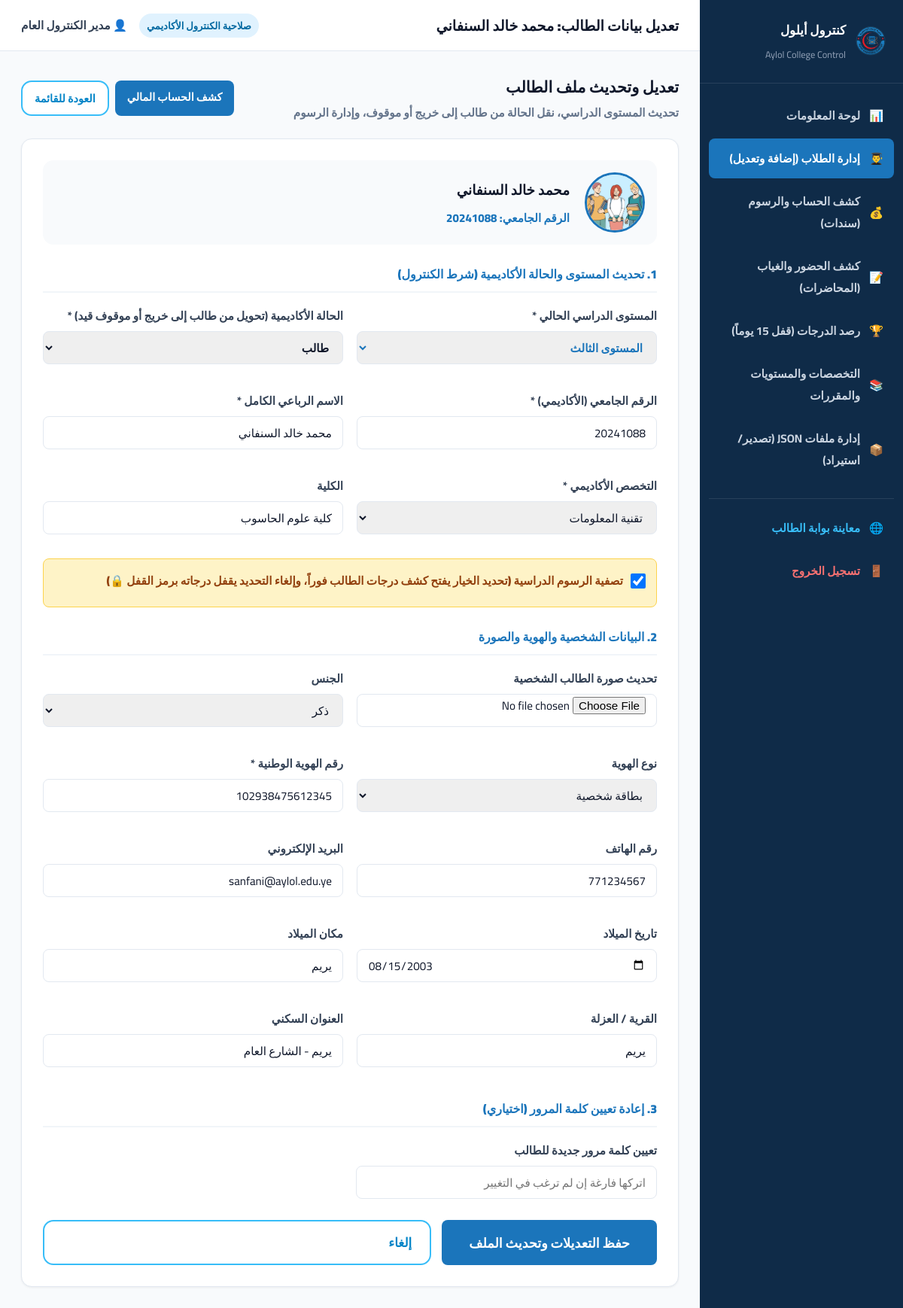
The page /admin/student_edit.php?id=2 (signed in) on the database its author committed.
### tables this page shows
CREATE TABLE `students` (
    `id` INT UNSIGNED NOT NULL AUTO_INCREMENT,
    `university_number` VARCHAR(50) NOT NULL,
    `full_name` VARCHAR(200) NOT NULL,
    `gender` ENUM('ذكر', 'أنثى') NOT NULL DEFAULT 'ذكر',
    `phone` VARCHAR(50) NULL,
    `email` VARCHAR(150) NULL,
    `birth_date` DATE NULL,
    `birth_place` VARCHAR(150) NULL,
    `village` VARCHAR(150) NULL,
    `identity_type_id` INT UNSIGNED NULL,
    `identity_number` VARCHAR(80) NOT NULL,
    `address` VARCHAR(255) NULL,
    `college_name` VARCHAR(150) NOT NULL DEFAULT 'كلية علوم الحاسوب',
    `program_id` INT UNSIGNED NOT NULL,
    `admission_year_id` INT UNSIGNED NULL,
    `current_academic_year_id` INT UNSIGNED NULL,
    `current_level_id` INT UNSIGNED NOT NULL DEFAULT 1,
    `academic_status_id` INT UNSIGNED NOT NULL DEFAULT 1,
    `photo` VARCHAR(255) NULL,
    `tuition_cleared` TINYINT(1) NOT NULL DEFAULT 1,  
    `created_at` TIMESTAMP DEFAULT CURRENT_TIMESTAMP,
    `updated_at` TIMESTAMP DEFAULT CURRENT_TIMESTAMP ON UPDATE CURRENT_TIMESTAMP,
    PRIMARY KEY (`id`),
    UNIQUE KEY `uq_student_univ_num` (`university_number`),
    KEY `idx_student_name` (`full_name`),
    CONSTRAINT `fk_students_program` FOREIGN KEY (`program_id`) REFERENCES `programs` (`id`) ON UPDATE CASCADE,
    CONSTRAINT `fk_students_level` FOREIGN KEY (`current_level_id`) REFERENCES `academic_levels` (`id`) ON UPDATE CASCADE,
    CONSTRAINT `fk_students_status` FOREIGN KEY (`academic_status_id`) REFERENCES `academic_statuses` (`id`) ON UPDATE CASCADE
);

CREATE TABLE `academic_levels` (
    `id` INT UNSIGNED NOT NULL AUTO_INCREMENT,
    `level_number` TINYINT UNSIGNED NOT NULL,
    `level_name` VARCHAR(50) NOT NULL,
    PRIMARY KEY (`id`),
    UNIQUE KEY `uq_level_num` (`level_number`)
);

CREATE TABLE `academic_statuses` (
    `id` INT UNSIGNED NOT NULL AUTO_INCREMENT,
    `status_name` VARCHAR(50) NOT NULL,
    PRIMARY KEY (`id`)
);

CREATE TABLE `programs` (
    `id` INT UNSIGNED NOT NULL AUTO_INCREMENT,
    `college_name` VARCHAR(150) NOT NULL DEFAULT 'كلية علوم الحاسوب',
    `program_name` VARCHAR(150) NOT NULL,
    `duration_years` TINYINT UNSIGNED NOT NULL DEFAULT 4,
    `created_at` TIMESTAMP DEFAULT CURRENT_TIMESTAMP,
    PRIMARY KEY (`id`),
    UNIQUE KEY `uq_program` (`college_name`, `program_name`)
);

CREATE TABLE `identity_types` (
    `id` INT UNSIGNED NOT NULL AUTO_INCREMENT,
    `type_name` VARCHAR(50) NOT NULL,
    PRIMARY KEY (`id`)
);

### config/auth.php (called while the page is built, shortened)
<?php
function getCurrentAdmin(): ?array {
    $db = getDBConnection();
    $stmt = $db->prepare("SELECT * FROM admin_users WHERE id = ?");
    $stmt->execute([$_SESSION['admin_id']]);
    return $stmt->fetch() ?: null;
}

### admin/student_edit.php (the view, shortened to what this page needs)
<?php
require_once __DIR__ . '/../config/auth.php';
$db = getDBConnection();
$id = isset($_GET['id']) ? (int)$_GET['id'] : 0;
$stmt = $db->prepare("SELECT * FROM students WHERE id = ?");
$stmt->execute([$id]);
$student = $stmt->fetch();
$adminPageTitle = 'تعديل بيانات الطالب: ' . $student['full_name'];
$activeNav = 'students';
$programs = $db->query("SELECT * FROM programs ORDER BY id ASC")->fetchAll();
$levels = $db->query("SELECT * FROM academic_levels ORDER BY level_number ASC")->fetchAll();
$statuses = $db->query("SELECT * FROM academic_statuses ORDER BY id ASC")->fetchAll();
$idTypes = $db->query("SELECT * FROM identity_types ORDER BY id ASC")->fetchAll();
include_once __DIR__ . '/includes/admin_header.php';
$studentPhoto = !empty($student['photo']) && file_exists(__DIR__ . '/../../' . $student['photo'])
    ? '../' . htmlspecialchars($student['photo'])
    : '../assets/images/level1.jpg';
?>
<div style="max-width: 900px; margin: 0 auto;">
  <div style="display: flex; justify-content: space-between; align-items: center; margin-bottom: 20px;">
    <div>
      <h3 style="font-size: 1.3rem; font-weight: 900; color: #0f172a;">تعديل وتحديث ملف الطالب</h3>
      <p style="color: var(--text-muted); font-size: 0.95rem; font-weight: 600;">تحديث المستوى الدراسي، نقل الحالة من طالب إلى خريج أو موقوف، وإدارة الرسوم</p>
    </div>
    <div style="display: flex; gap: 8px;">
      <a href="finance.php?student_id=<?= $student['id'] ?>" class="btn-primary-admin" style="font-size: 0.9rem; padding: 8px 16px;">كشف الحساب المالي</a>
      <a href="students.php" class="btn-term-outline" style="font-size: 0.9rem; padding: 8px 16px;">العودة للقائمة</a>
    </div>
  </div>
  <div class="admin-form-card">
    <form method="POST" action="student_edit.php?id=<?= $student['id'] ?>" enctype="multipart/form-data">
      <div style="display: flex; align-items: center; gap: 20px; margin-bottom: 24px; padding: 16px; background: #f8fafc; border-radius: var(--radius-md);">
        <img src="<?= $studentPhoto ?>" alt="صورة الطالب" style="width: 80px; height: 80px; border-radius: 50%; object-fit: cover; border: 3px solid var(--primary-blue);">
        <div>
          <h4 style="font-size: 1.15rem; font-weight: 900; color: #0f172a; margin-bottom: 4px;"><?= htmlspecialchars($student['full_name']) ?></h4>
          <span style="font-weight: 800; color: var(--primary-blue); font-size: 0.95rem;">الرقم الجامعي: <?= htmlspecialchars($student['university_number']) ?></span>
        </div>
      </div>
      <h4 style="color: var(--primary-blue); font-weight: 900; margin-bottom: 16px; border-bottom: 2px solid #f1f5f9; padding-bottom: 8px;">
        1. تحديث المستوى والحالة الأكاديمية (شرط الكنترول)
      </h4>
      <div class="form-grid-2col">
        <div class="form-group">
          <label>المستوى الدراسي الحالي *</label>
          <select name="current_level_id" class="form-control" required style="font-weight: 800; color: var(--primary-blue);">
            <?php foreach ($levels as $l): ?>
              <option value="<?= $l['id'] ?>" <?= $student['current_level_id'] == $l['id'] ? 'selected' : '' ?>>
                <?= htmlspecialchars($l['level_name']) ?>
              </option>
            <?php endforeach; ?>
          </select>
        </div>
        <div class="form-group">
          <label>الحالة الأكاديمية (تحويل من طالب إلى خريج أو موقوف قيد) *</label>
          <select name="academic_status_id" class="form-control" required style="font-weight: 800;">
            <?php foreach ($statuses as $s): ?>
              <option value="<?= $s['id'] ?>" <?= $student['academic_status_id'] == $s['id'] ? 'selected' : '' ?>>
                <?= htmlspecialchars($s['status_name']) ?>
              </option>
            <?php endforeach; ?>
          </select>
        </div>
        <div class="form-group">
          <label>الرقم الجامعي (الأكاديمي) *</label>
          <input type="text" name="university_number" class="form-control" required value="<?= htmlspecialchars($student['university_number']) ?>">
        </div>
        <div class="form-group">
          <label>الاسم الرباعي الكامل *</label>
          <input type="text" name="full_name" class="form-control" required value="<?= htmlspecialchars($student['full_name']) ?>">
        </div>
        <div class="form-group">
          <label>التخصص الأكاديمي *</label>
          <select name="program_id" class="form-control" required>
            <?php foreach ($programs as $p): ?>
              <option value="<?= $p['id'] ?>" <?= $student['program_id'] == $p['id'] ? 'selected' : '' ?>>
                <?= htmlspecialchars($p['program_name']) ?>
              </option>
            <?php endforeach; ?>
          </select>
        </div>
        <div class="form-group">
          <label>الكلية</label>
          <input type="text" name="college_name" class="form-control" value="<?= htmlspecialchars($student['college_name'] ?? 'كلية علوم الحاسوب') ?>">
        </div>
      </div>
      <div class="form-group" style="background: #fef3c7; border: 1.5px solid #fcd34d; padding: 14px; border-radius: var(--radius-sm); margin: 16px 0;">
        <label style="display: flex; align-items: center; gap: 10px; cursor: pointer; font-weight: 900; color: #92400e;">
          <input type="checkbox" name="tuition_cleared" value="1" <?= $student['tuition_cleared'] ? 'checked' : '' ?> style="width: 20px; height: 20px;">
          <span>تصفية الرسوم الدراسية (تحديد الخيار يفتح كشف درجات الطالب فوراً، وإلغاء التحديد يقفل درجاته برمز القفل 🔒)</span>
        </label>
      </div>
      <h4 style="color: var(--primary-blue); font-weight: 900; margin: 24px 0 16px; border-bottom: 2px solid #f1f5f9; padding-bottom: 8px;">
        2. البيانات الشخصية والهوية والصورة
      </h4>
      <div class="form-grid-2col">
        <div class="form-group">
          <label>تحديث صورة الطالب الشخصية</label>
          <input type="file" name="student_photo" class="form-control" accept="image/*">
        </div>
        <div class="form-group">
          <label>الجنس</label>
          <select name="gender" class="form-control">
            <option value="ذكر" <?= $student['gender'] === 'ذكر' ? 'selected' : '' ?>>ذكر</option>
          </select>
        </div>
        <div class="form-group">
          <label>نوع الهوية</label>
          <select name="identity_type_id" class="form-control">
            <?php foreach ($idTypes as $it): ?>
              <option value="<?= $it['id'] ?>" <?= $student['identity_type_id'] == $it['id'] ? 'selected' : '' ?>>
                <?= htmlspecialchars($it['type_name']) ?>
              </option>
            <?php endforeach; ?>
          </select>
        </div>
        <div class="form-group">
          <label>رقم الهوية الوطنية *</label>
          <input type="text" name="identity_number" class="form-control" required value="<?= htmlspecialchars($student['identity_number']) ?>">
        </div>
        <div class="form-group">
          <label>رقم الهاتف</label>
          <input type="text" name="phone" class="form-control" value="<?= htmlspecialchars($student['phone'] ?? '') ?>">
        </div>
        <div class="form-group">
          <label>البريد الإلكتروني</label>
          <input type="email" name="email" class="form-control" value="<?= htmlspecialchars($student['email'] ?? '') ?>">
        </div>
        <div class="form-group">
          <label>تاريخ الميلاد</label>
          <input type="date" name="birth_date" class="form-control" value="<?= htmlspecialchars($student['birth_date'] ?? '') ?>">
        </div>
        <div class="form-group">
          <label>مكان الميلاد</label>
          <input type="text" name="birth_place" class="form-control" value="<?= htmlspecialchars($student['birth_place'] ?? '') ?>">
        </div>
        <div class="form-group">
          <label>القرية / العزلة</label>
          <input type="text" name="village" class="form-control" value="<?= htmlspecialchars($student['village'] ?? '') ?>">
        </div>
        <div class="form-group">
          <label>العنوان السكني</label>
          <input type="text" name="address" class="form-control" value="<?= htmlspecialchars($student['address'] ?? '') ?>">
        </div>
      </div>
      <h4 style="color: var(--primary-blue); font-weight: 900; margin: 24px 0 16px; border-bottom: 2px solid #f1f5f9; padding-bottom: 8px;">
        3. إعادة تعيين كلمة المرور (اختياري)
      </h4>
      <div class="form-group" style="max-width: 400px;">
        <label>تعيين كلمة مرور جديدة للطالب</label>
        <input type="password" name="reset_password" class="form-control" placeholder="اتركها فارغة إن لم ترغب في التغيير">
      </div>
      <div style="margin-top: 28px; display: flex; gap: 14px;">
        <button type="submit" class="btn-primary-admin" style="font-size: 1.1rem; padding: 12px 36px;">
          حفظ التعديلات وتحديث الملف
        </button>
        <a href="students.php" class="btn-term-outline" style="padding: 12px 24px;">إلغاء</a>
      </div>
    </form>
  </div>
</div>
<?php include_once __DIR__ . '/includes/admin_footer.php'; ?>

### admin/includes/admin_header.php (shortened to what this page needs)
<?php
require_once __DIR__ . '/../../config/auth.php';
$admin = getCurrentAdmin();
?>
<!DOCTYPE html>
<html lang="ar" dir="rtl">
<head>
  <link rel="stylesheet" href="../assets/css/style.css">
</head>
<body style="background-color: #f1f5f9;">
<div class="admin-layout">
  <aside class="admin-sidebar">
    <div class="admin-sidebar-header">
      <img src="../assets/images/logo.png" alt="AUC" style="width: 44px; height: 44px; object-fit: contain;" onerror="this.src='../assets/images/3.png';">
      <div>
        <h3 style="font-size: 1.05rem; font-weight: 900; color: #ffffff;">كنترول أيلول</h3>
        <span style="font-size: 0.78rem; color: #94a3b8;">Aylol College Control</span>
      </div>
    </div>
    <ul class="admin-nav-list">
      <li class="admin-nav-item <?= $activeNav === 'dashboard' ? 'active' : '' ?>">
        <a href="index.php">
          <span>📊</span>
          <span>لوحة المعلومات</span>
        </a>
      </li>
      <li class="admin-nav-item <?= $activeNav === 'students' ? 'active' : '' ?>">
        <a href="students.php">
          <span>👨‍🎓</span>
          <span>إدارة الطلاب (إضافة وتعديل)</span>
        </a>
      </li>
      <li class="admin-nav-item <?= $activeNav === 'finance' ? 'active' : '' ?>">
        <a href="finance.php">
          <span>💰</span>
          <span>كشف الحساب والرسوم (سندات)</span>
        </a>
      </li>
      <li class="admin-nav-item <?= $activeNav === 'attendance' ? 'active' : '' ?>">
        <a href="attendance.php">
          <span>📝</span>
          <span>كشف الحضور والغياب (المحاضرات)</span>
        </a>
      </li>
      <li class="admin-nav-item <?= $activeNav === 'grades' ? 'active' : '' ?>">
        <a href="grades.php">
          <span>🏆</span>
          <span>رصد الدرجات (قفل 15 يوماً)</span>
        </a>
      </li>
      <li class="admin-nav-item <?= $activeNav === 'curriculum' ? 'active' : '' ?>">
        <a href="programs_levels.php">
          <span>📚</span>
          <span>التخصصات والمستويات والمقررات</span>
        </a>
      </li>
      <li class="admin-nav-item <?= $activeNav === 'json' ? 'active' : '' ?>">
        <a href="json_manager.php">
          <span>📦</span>
          <span>إدارة ملفات JSON (تصدير/استيراد)</span>
        </a>
      </li>
      <li class="admin-nav-item" style="margin-top: 24px; border-top: 1px solid rgba(255,255,255,0.1); padding-top: 12px;">
        <a href="../login.php" target="_blank" style="color: #38bdf8;">
          <span>🌐</span>
          <span>معاينة بوابة الطالب</span>
        </a>
      </li>
      <li class="admin-nav-item">
        <a href="../logout.php" style="color: #f87171;">
          <span>🚪</span>
          <span>تسجيل الخروج</span>
        </a>
      </li>
    </ul>
  </aside>
  <div class="admin-content-wrap">
    <header class="admin-top-navbar">
      <div style="display: flex; align-items: center; gap: 12px;">
        <h2 style="font-size: 1.2rem; font-weight: 900; color: #0f172a;"><?= htmlspecialchars($adminPageTitle) ?></h2>
      </div>
      <div style="display: flex; align-items: center; gap: 16px;">
        <span class="admin-badge-control">صلاحية الكنترول الأكاديمي</span>
        <div style="font-weight: 800; font-size: 0.95rem; color: #334155;">
          👤 <?= htmlspecialchars($admin['full_name'] ?? 'مدير الكنترول') ?>
        </div>
      </div>
    </header>
    <main class="admin-main-body">

### rows shown on the page
students: full_name "تعديل بيانات الطالب: محمد خالد السنفاني", full_name "محمد خالد السنفاني", university_number "20241088", current_level_id "المستوى الثالث", academic_status_id "طالب", program_id "تقنية المعلومات", college_name "كلية علوم الحاسوب", tuition_cleared "☑", gender "ذكر", identity_type_id "بطاقة شخصية", identity_number "102938475612345", phone "771234567", email "sanfani@aylol.edu.ye", birth_date "08/15/2003", birth_place "يريم", village "يريم", address "يريم - الشارع العام"

### other values the page prints
$admin['full_name'] "مدير الكنترول العام"
